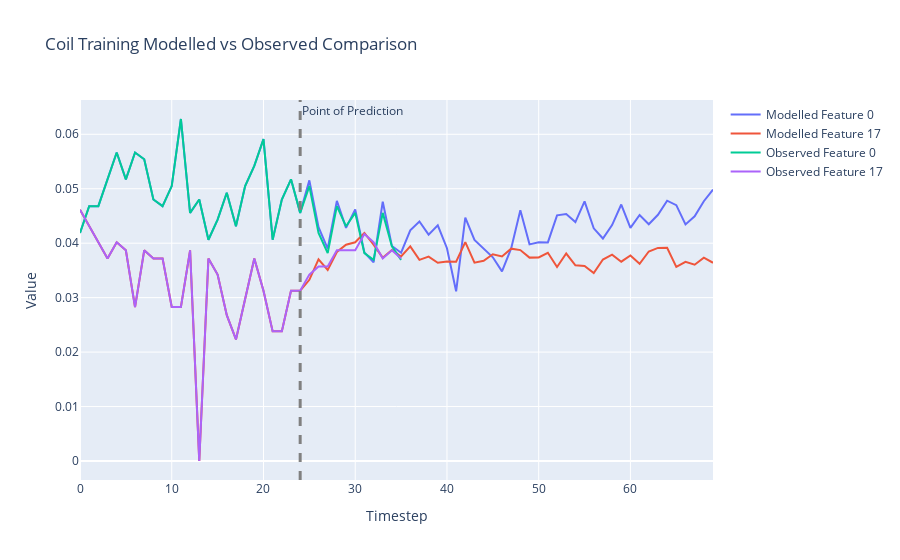

The cell this chart's notebook holds for it:
### Markdown cell above
## Coil Predictions vs Observed

### Code cell
states = []
# Select the batch we want to make predictions for
batch = 10

# After what step do we want the coil to start making its own predictions?
prediction_step = 24

# What features do we want to plot?
feature_sel = [0,17]

# Grab starting state tensor
state_tensor = X[:,0,:]

# How many steps do we want to run the coil overall?
max_steps = 70

states.append(state_tensor[batch,feature_sel])
batch_size = X.shape[0]
transition_tensor = torch.softmax(torch.zeros(batch_size, n_features, n_features), dim = 1).to("cuda")
for step_state in range(1,max_steps):
    state_tensor, transition_tensor = model.step_coil(state_tensor, transition_tensor)
    if step_state <= prediction_step:
        state_tensor = X[:,step_state,:]
    states.append(state_tensor[batch,feature_sel])
    
# Move state dynamics to CPU
data = [row.to('cpu').detach().numpy() for row in states]
traces = list(zip(*data))

# Create the figure and add traces
fig = go.Figure()

# Plotting
for i, trace in enumerate(traces):
    model_trace = go.Scatter(y=trace, mode='lines', name=f'Modelled Feature {feature_sel[i]}')
    fig.add_trace(model_trace)
    
    
# Get observed data to CPU and plot
data = X[batch,:,feature_sel].to('cpu')
# Transpose the data to get 5 traces
traces = list(zip(*data))

# Plotting
for i, trace in enumerate(traces):
    obs_trace = go.Scatter(y=trace, mode='lines', name=f'Observed Feature {feature_sel[i]}')
    fig.add_trace(obs_trace)
    
# Add Line highlighting when the coil becomes responsible for its own predictions
fig.add_vline(x=prediction_step, line_width=3, line_dash="dash", line_color="grey", annotation_text='Point of Prediction')    

# Add title and labels
fig.update_layout(title=f'Coil Training Modelled vs Observed Comparison',
                    xaxis_title='Timestep',
                    yaxis_title='Value')

# Show the figure
fig.show()

### Figure 1 — Plotly figure (JSON) as saved in the notebook; plotly's stock layout.template omitted (floating-point values rounded to 4 significant figures)
{"data": [{"mode": "lines", "name": "Modelled Feature 0", "type": "scatter", "y": [0.04187, 0.0468, 0.0468, 0.05172, 0.05665, 0.05172, 0.05665, 0.05542, 0.04803, 0.0468, 0.05049, 0.06281, 0.04557, 0.04803, 0.04064, 0.04433, 0.04926, 0.0431, 0.05049, 0.05419, 0.05911, 0.04064, 0.04803, 0.05172, 0.04557, 0.05153, 0.04294, 0.03901, 0.04776, 0.0428, 0.0462, 0.03829, 0.03649, 0.04762, 0.03948, 0.03825, 0.04235, 0.04397, 0.04157, 0.04327, 0.03908, 0.03116, 0.04468, 0.0406, 0.039, 0.03741, 0.03483, 0.03903, 0.04603, 0.03978, 0.04018, 0.04014, 0.04511, 0.04536, 0.04388, 0.04767, 0.04273, 0.04086, 0.04333, 0.0471, 0.04281, 0.04517, 0.04348, 0.04522, 0.04781, 0.04698, 0.04346, 0.04494, 0.04771, 0.04984]}, {"mode": "lines", "name": "Modelled Feature 17", "type": "scatter", "y": [0.04613, 0.04315, 0.04018, 0.0372, 0.04018, 0.03869, 0.02827, 0.03869, 0.0372, 0.0372, 0.02827, 0.02827, 0.03869, 0, 0.0372, 0.03423, 0.02679, 0.02232, 0.02976, 0.0372, 0.03125, 0.02381, 0.02381, 0.03125, 0.03125, 0.03327, 0.03701, 0.0351, 0.03838, 0.03973, 0.04017, 0.04189, 0.03973, 0.03734, 0.03876, 0.03755, 0.03942, 0.03694, 0.03754, 0.03639, 0.03662, 0.0366, 0.04019, 0.03641, 0.03677, 0.03797, 0.03756, 0.039, 0.03874, 0.03735, 0.03738, 0.03823, 0.03563, 0.0381, 0.03594, 0.03583, 0.0345, 0.037, 0.03791, 0.0366, 0.03775, 0.03622, 0.03847, 0.03913, 0.03917, 0.03564, 0.03656, 0.03605, 0.03733, 0.03641]}, {"mode": "lines", "name": "Observed Feature 0", "type": "scatter", "y": [0.04187, 0.0468, 0.0468, 0.05172, 0.05665, 0.05172, 0.05665, 0.05542, 0.04803, 0.0468, 0.05049, 0.06281, 0.04557, 0.04803, 0.04064, 0.04433, 0.04926, 0.0431, 0.05049, 0.05419, 0.05911, 0.04064, 0.04803, 0.05172, 0.04557, 0.05049, 0.04187, 0.03818, 0.0468, 0.0431, 0.04557, 0.03818, 0.03695, 0.04557, 0.03941, 0.03695]}, {"mode": "lines", "name": "Observed Feature 17", "type": "scatter", "y": [0.04613, 0.04315, 0.04018, 0.0372, 0.04018, 0.03869, 0.02827, 0.03869, 0.0372, 0.0372, 0.02827, 0.02827, 0.03869, 0, 0.0372, 0.03423, 0.02679, 0.02232, 0.02976, 0.0372, 0.03125, 0.02381, 0.02381, 0.03125, 0.03125, 0.03423, 0.03571, 0.03571, 0.03869, 0.03869, 0.03869, 0.04167, 0.04018, 0.0372, 0.03869, 0.0372]}], "layout": {"annotations": [{"showarrow": false, "text": "Point of Prediction", "x": 24, "xanchor": "left", "xref": "x", "y": 1, "yanchor": "top", "yref": "y domain"}], "shapes": [{"line": {"color": "grey", "dash": "dash", "width": 3}, "type": "line", "x0": 24, "x1": 24, "xref": "x", "y0": 0, "y1": 1, "yref": "y domain"}], "title": {"text": "Coil Training Modelled vs Observed Comparison"}, "xaxis": {"title": {"text": "Timestep"}}, "yaxis": {"title": {"text": "Value"}}}}
